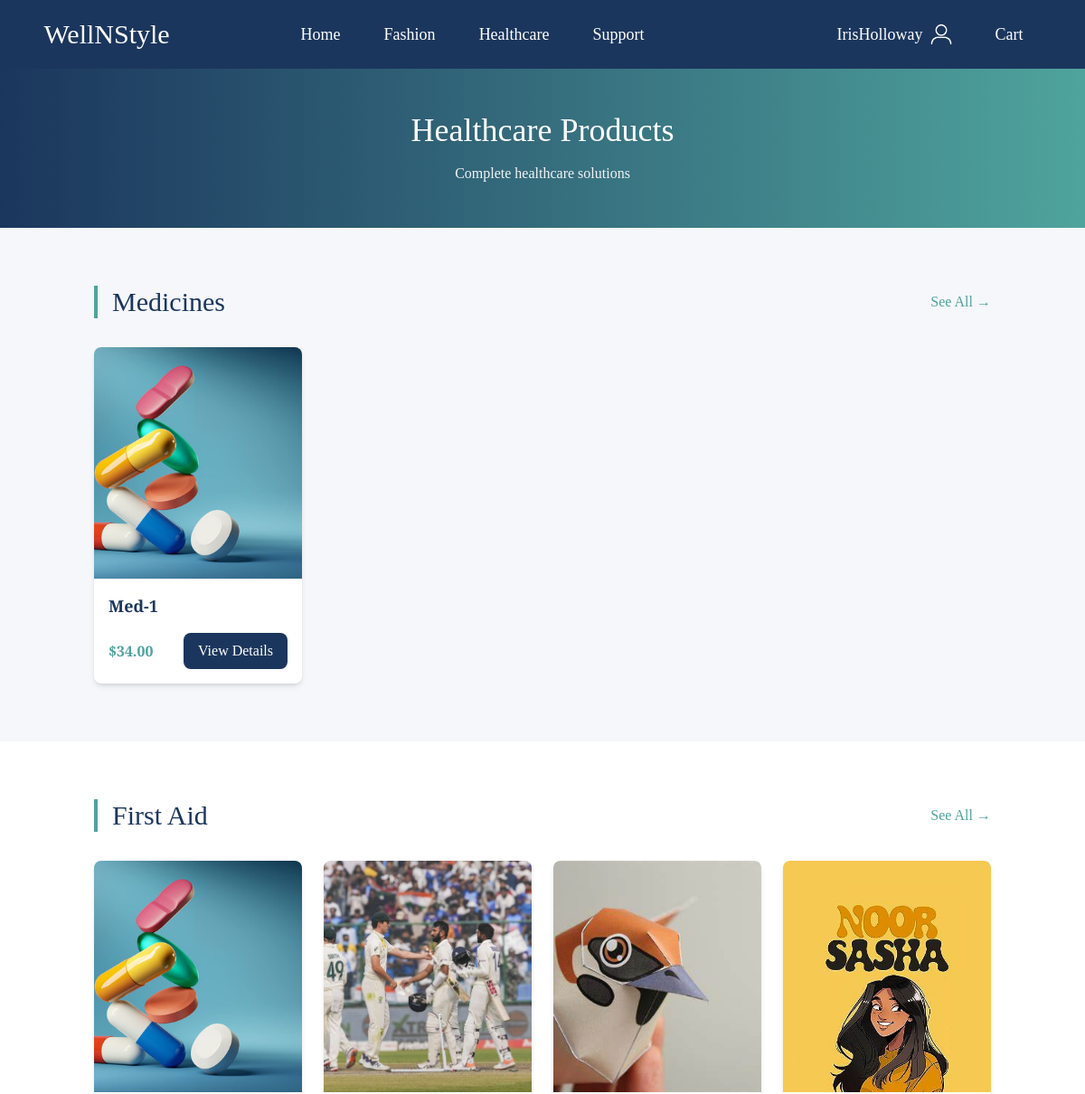
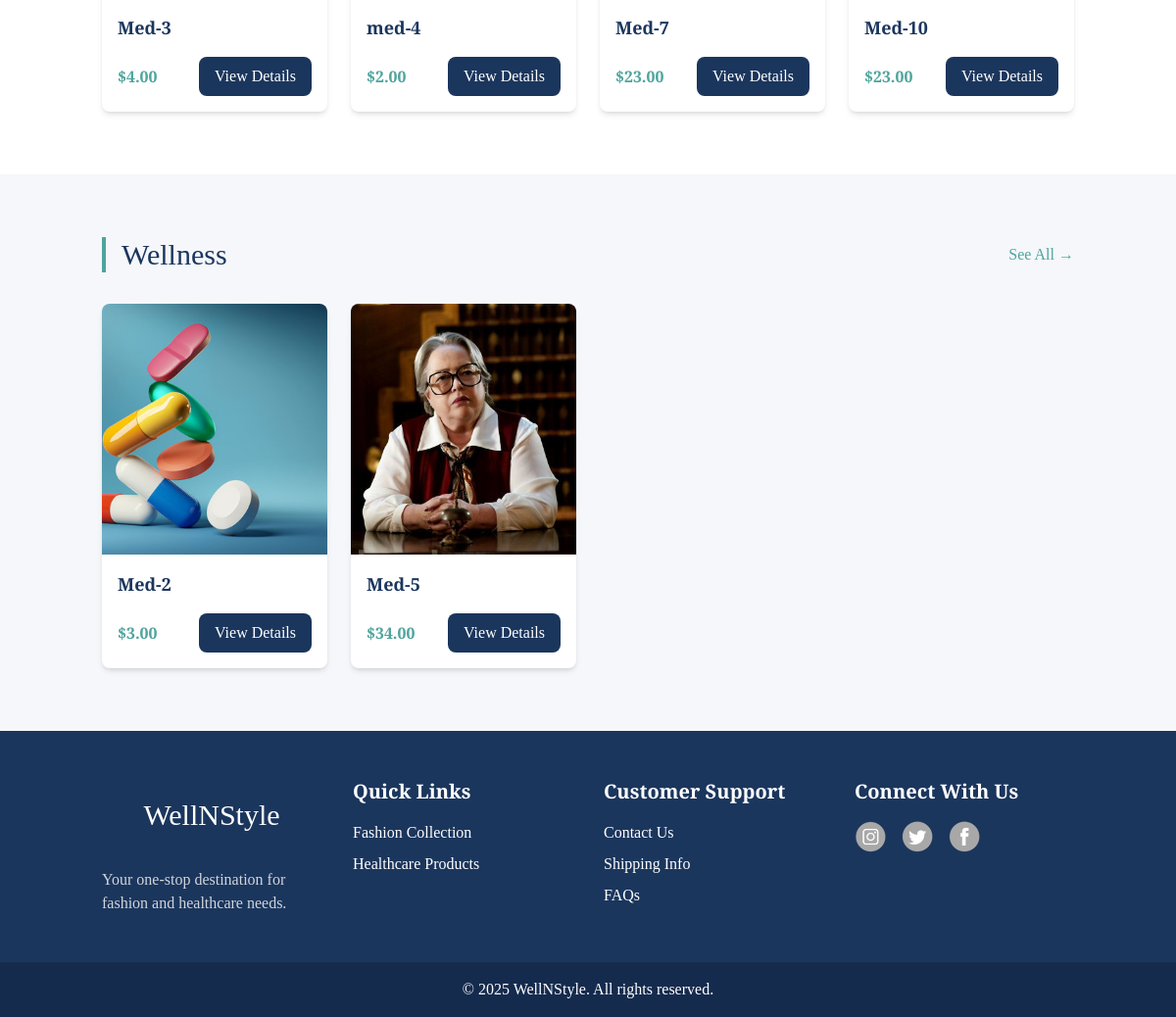
Page /healthcare/ (signed in) on the committed database (2 pictures, top to bottom).
### ecom/models.py (models this page shows, shortened)
class Product(models.Model):
    name = models.CharField(max_length=255)
    description = models.TextField()
    price = models.DecimalField(max_digits=10, decimal_places=2)
    category = models.ForeignKey(Category, on_delete=models.CASCADE)
    image = models.ImageField(upload_to='product/img')
    stock_quantity = models.IntegerField()

### ecom/views.py (the view)
# urls.py: path('healthcare/', healthcare, name='healthcare'),
def healthcare(request):
    try:
        medicines = Product.objects.filter(category__name="medicines")[:4]
        firstaid = Product.objects.filter(category__name="firstaid")[:4]
        wellness = Product.objects.filter(category__name="wellness")[:4]
        return render(request, 'ecom/healthcare.html', {
            "medicines": medicines,
            "firstaid": firstaid,
            "wellness": wellness,
        })
    except Exception as e:
        print(f"Error: {str(e)}")
        return render(request, 'ecom/healthcare.html', {
            "medicines": [],
            "firstaid": [],
            "wellness": [],
        })

### ecom/templates/ecom/healthcare.html (shortened to what this page needs)
{% extends 'ecom/base.html' %}
{% load static %}
{% block body %}
<div class="bg-gradient-to-r from-[#1B365D] to-[#4FA49D] py-12">
    <h1 class="text-4xl text-center text-white mb-4">Healthcare Products</h1>
    <p class="text-center text-gray-100">Complete healthcare solutions</p>
</div>
<section class="py-16 bg-[#F5F7FA]">
    <div class="container mx-auto px-4">
        <div class="flex justify-between items-center mb-8">
            <h2 class="text-3xl text-[#1B365D] pl-4 border-l-4 border-[#4FA49D]">Medicines</h2>
            <a href="{% url 'medicine' %}" class="text-[#4FA49D] hover:underline">See All →</a>
        </div>
        <div class="grid grid-cols-1 md:grid-cols-2 lg:grid-cols-4 gap-6">
            {% for product in medicines|slice:":4" %}
            <div class="bg-white rounded-lg shadow-md overflow-hidden hover:shadow-xl transition-shadow">
                <a href="{% url 'product' product.id %}">
                    <img class="w-full h-64 object-cover" src="/media/{{product.image}}" alt="{{product.name}}">
                    <div class="p-4">
                        <h3 class="text-lg font-semibold text-[#1B365D]">{{product.name}}</h3>
                        <div class="flex justify-between items-center mt-4">
                            <span class="text-[#4FA49D] font-bold">${{product.price}}</span>
                            <button class="bg-[#1B365D] text-white px-4 py-2 rounded-lg hover:bg-[#4FA49D] transition-colors">
                                View Details
                            </button>
                        </div>
                    </div>
                </a>
            </div>
            {% endfor %}
        </div>
    </div>
</section>
<section class="py-16 bg-white">
    <div class="container mx-auto px-4">
        <div class="flex justify-between items-center mb-8">
            <h2 class="text-3xl text-[#1B365D] pl-4 border-l-4 border-[#4FA49D]">First Aid</h2>
            <a href="{% url 'firstaid' %}" class="text-[#4FA49D] hover:underline">See All →</a>
        </div>
        <div class="grid grid-cols-1 md:grid-cols-2 lg:grid-cols-4 gap-6">
            {% for product in firstaid|slice:":4" %}
            <div class="bg-white rounded-lg shadow-md overflow-hidden hover:shadow-xl transition-shadow">
                <a href="{% url 'product' product.id %}">
                    <img class="w-full h-64 object-cover" src="/media/{{product.image}}" alt="{{product.name}}">
                    <div class="p-4">
                        <h3 class="text-lg font-semibold text-[#1B365D]">{{product.name}}</h3>
                        <div class="flex justify-between items-center mt-4">
                            <span class="text-[#4FA49D] font-bold">${{product.price}}</span>
                            <button class="bg-[#1B365D] text-white px-4 py-2 rounded-lg hover:bg-[#4FA49D] transition-colors">
                                View Details
                            </button>
                        </div>
                    </div>
                </a>
            </div>
            {% empty %}
            <div class="col-span-4 text-center py-8">
                <p class="text-gray-600">No first aid products available.</p>
            </div>
            {% endfor %}
        </div>
    </div>
</section>
<section class="py-16 bg-[#F5F7FA]">
    <div class="container mx-auto px-4">
        <div class="flex justify-between items-center mb-8">
            <h2 class="text-3xl text-[#1B365D] pl-4 border-l-4 border-[#4FA49D]">Wellness</h2>
            <a href="{% url 'wellness' %}" class="text-[#4FA49D] hover:underline">See All →</a>
        </div>
        <div class="grid grid-cols-1 md:grid-cols-2 lg:grid-cols-4 gap-6">
            {% for product in wellness|slice:":4" %}
            <div class="bg-white rounded-lg shadow-md overflow-hidden hover:shadow-xl transition-shadow">
                <a href="{% url 'product' product.id %}">
                    <img class="w-full h-64 object-cover" src="/media/{{product.image}}" alt="{{product.name}}">
                    <div class="p-4">
                        <h3 class="text-lg font-semibold text-[#1B365D]">{{product.name}}</h3>
                        <div class="flex justify-between items-center mt-4">
                            <span class="text-[#4FA49D] font-bold">${{product.price}}</span>
                            <button class="bg-[#1B365D] text-white px-4 py-2 rounded-lg hover:bg-[#4FA49D] transition-colors">
                                View Details
                            </button>
                        </div>
                    </div>
                </a>
            </div>
            {% empty %}
            <div class="col-span-4 text-center py-8">
                <p class="text-gray-600">No wellness products available.</p>
            </div>
            {% endfor %}
        </div>
    </div>
</section>
{% endblock %}

### ecom/templates/ecom/base.html (shortened to what this page needs)
{% load static %}
<!DOCTYPE html>
<html lang="en">
<head>
    <link rel="stylesheet" href="{% static './css/style.css' %}">
    <script src="https://cdn.tailwindcss.com"></script>
</head>
<body>
    <nav class="flex justify-around text-lg bg-[#1B365D] text-white shadow-lg">
        <ul>
            <li class="text-3xl text-center py-5">WellNStyle</li>
        </ul>
        <ul class="flex px-6 mr-12 items-center">
            <li class="hover:bg-[#4FA49D] transition-colors cursor-pointer px-6 py-6"><a href="/">Home</a></li>
            <li class="group relative hover:bg-[#4FA49D] transition-colors cursor-pointer px-6 py-6">
                <a href="/collection/">Fashion</a>
            </li>
            <li class="group relative hover:bg-[#4FA49D] transition-colors cursor-pointer px-6 py-6">
                <a href="{% url 'healthcare' %}">Healthcare</a>
            </li>
            <li class="hover:bg-[#4FA49D] transition-colors cursor-pointer px-6 py-6"><a href="/customercare/">Support</a></li>
        </ul>
        {% if user.is_authenticated %}
            <ul class="flex justify-center items-center">
                <li class="text-center px-5"><a href="/account/" class="flex items-center"><span>{{request.user}}</span><img src="/media/download.png" class="h-8 px-1"></a></li>
                <li class="hover:bg-[#4FA49D] transition-colors cursor-pointer px-5 py-6"><a href="/cart/">Cart</a></li>
            </ul>
        {% else %}
            <ul class="flex items-center">
                <li class="hover:text-gray-200 hover:underline cursor-pointer px-10 py-6"><a href="/loginpg/">Log In</a></li>
                <li class="hover:text-gray-200 hover:underline cursor-pointer px-10 py-6">Cart - </li>
            </ul>
        {% endif %}
    </nav>
    {% block body %}
    {% endblock %}
    <footer class="bg-[#1B365D] text-white">
        <div class="container mx-auto py-12 px-4 grid grid-cols-4 gap-8">
            <div>
                <p class="text-3xl text-center py-5"> WellNStyle </p>
                <p class="mt-4 text-gray-300">Your one-stop destination for fashion and healthcare needs.</p>
            </div>
            <div>
                <h3 class="text-xl font-semibold mb-4">Quick Links</h3>
                <ul class="space-y-2">
                    <li><a href="/collection/#fashion" class="hover:text-[#4FA49D]">Fashion Collection</a></li>
                    <li><a href="/collection/#healthcare" class="hover:text-[#4FA49D]">Healthcare Products</a></li>
                </ul>
            </div>
            <div>
                <h3 class="text-xl font-semibold mb-4">Customer Support</h3>
                <ul class="space-y-2">
                    <li><a href="/customercare/" class="hover:text-[#4FA49D]">Contact Us</a></li>
                    <li><a href="/customercare/" class="hover:text-[#4FA49D]">Shipping Info</a></li>
                    <li><a href="/customercare/" class="hover:text-[#4FA49D]">FAQs</a></li>
                </ul>
            </div>
            <div>
                <h3 class="text-xl font-semibold mb-4">Connect With Us</h3>
                <div class="flex space-x-4">
                    <a href="#" class="hover:opacity-75"><img class="w-8" src="{% static './img/ig.png' %}" alt="Instagram"></a>
                    <a href="#" class="hover:opacity-75"><img class="w-8" src="{% static './img/x.png' %}" alt="Twitter"></a>
                    <a href="#" class="hover:opacity-75"><img class="w-8" src="{% static './img/FB.png' %}" alt="Facebook"></a>
                </div>
            </div>
        </div>
        <div class="bg-[#152B4E] text-center py-4">
            <p>© 2025 WellNStyle. All rights reserved.</p>
        </div>
    </footer>
</body>
</html>

### ecom/static/css/style.css (style rules this page uses)
* { font-family: "Josefin Slab", serif; font-optical-sizing: auto; font-weight: 400; font-style: normal; }

### rows in the picture
Product: image (picture), name "Med-1", price "34.00"
Product: image (picture), name "Med-3", price "4.00"
Product: image (picture), name "med-4", price "2.00"
Product: image (picture), name "Med-7", price "23.00"
Product: image (picture), name "Med-10", price "23.00"
Product: image (picture), name "Med-2", price "3.00"
Product: image (picture), name "Med-5", price "34.00"

### other values in the picture
{{ request.user }} "IrisHolloway"
